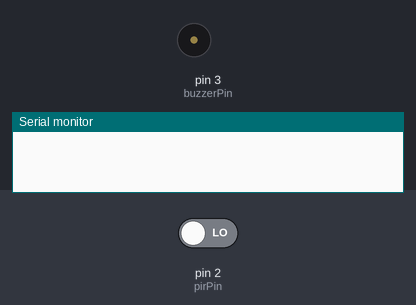
Bench run of a sketch on a simulated Arduino Uno, built with avr-gcc and run on an emulated ATmega328P. Parts: buzzer (waves = sounding), the last lines printed to the serial monitor. The inputs (shaded band) are chosen by the test bench; at power-on: pin 2 (pirPin) LOW.

Above: at 1.2 s.
1.3 s: pin 2 (pirPin) driven HIGH
At 2.5 s:
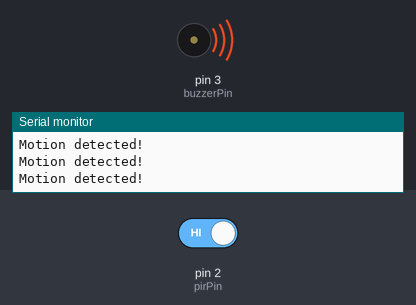
2.8 s: pin 2 (pirPin) driven LOW
At 4.0 s:
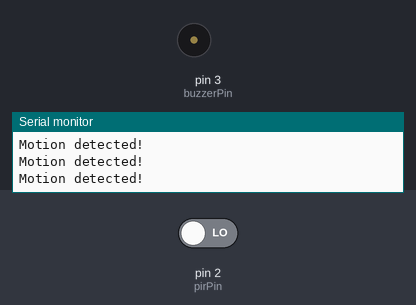
4.3 s: pin 2 (pirPin) driven HIGH
At 4.9 s:
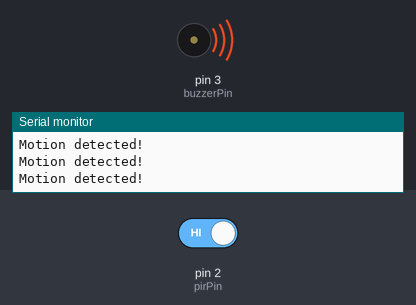
Timing chart, 0 to 7.3 s (numbered marks = the images above; inputs shaded):
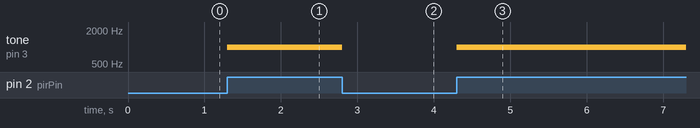

The sketch:

buzzer.ino
```cpp
// Pin configuration
const int pirPin = 2; // PIR sensor output pin
const int buzzerPin = 3; // Buzzer pin

void setup() {
  pinMode(pirPin, INPUT); // Set PIR pin as input
  pinMode(buzzerPin, OUTPUT); // Set buzzer pin as output
  Serial.begin(9600); // Initialize serial communication
}

void loop() {
  int motionState = digitalRead(pirPin); // Read the PIR sensor output

  if (motionState == HIGH) {
    Serial.println("Motion detected!"); // Print message to serial monitor
    tone(buzzerPin, 1000); // Activate buzzer at 1000 Hz
  } else {
    noTone(buzzerPin); // Turn off buzzer if no motion detected
  }
}
```

Measured:
- after the input at 1.3 s, tone on pin 3 (buzzerPin): silent → 1000 Hz at once
- after the input at 2.8 s, tone on pin 3 (buzzerPin): 1000 Hz → silent at once
- after the input at 4.3 s, tone on pin 3 (buzzerPin): silent → 1000 Hz at once
